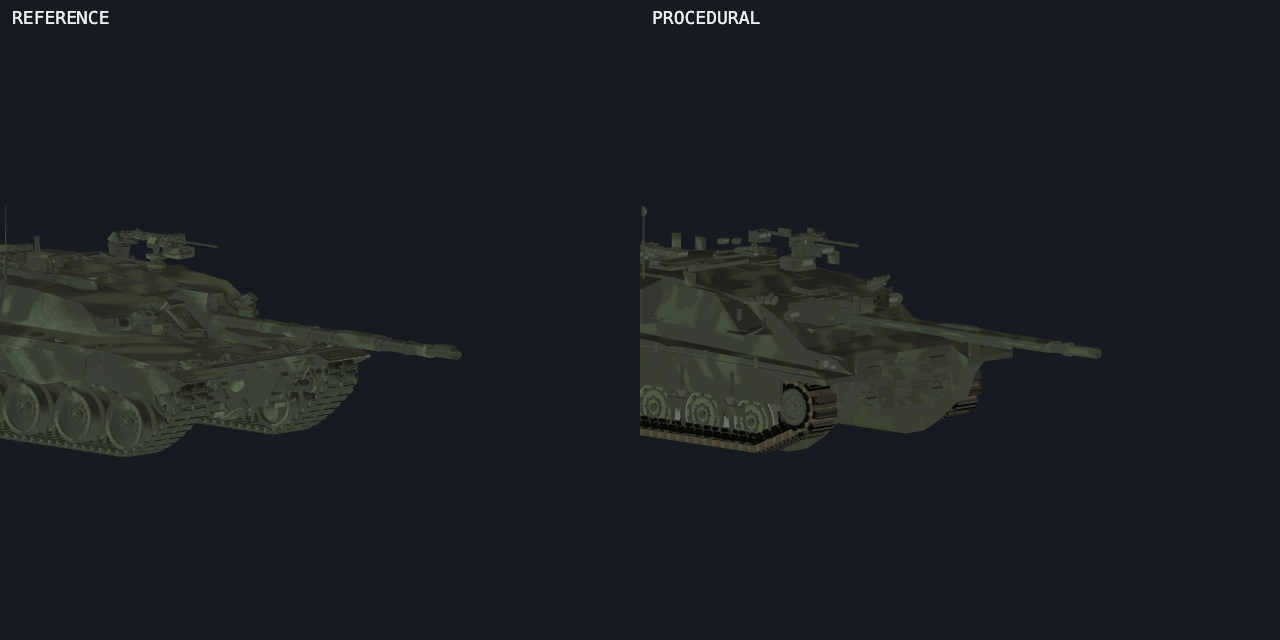
#> input picture shots/critic-challenger2-graduation/close-front.png, 1280 x 640 px, given in place of view-top.png, which was not available
$ python tmp-rev-critic-measure.py ../shots/critic-challenger2-graduation
#> lines starting #> are read from the running program, lines starting #| are printed output that depends on the picture; after the words box and inside, x2 and y2 are one past the last pixel; in counts of white or black regions, pixels touching at a corner belong together; pictures that were not available may be replaced by others from this repository, and a replacement may not be noted
# TEMP (leo2_revolution r7 independent critic): measurement helpers on the
# fresh critic pairs at shots/critic-leo2_revolution/.
#  - pairs are 1280x640 (REF left half, PROC right half), bg 0x151b20
#  - MASK-METHOD sky claims: |px - (0x15,0x1b,0x20)| maxch <= 13
#  - border-flood (B2): flood the sky from the border of the PROC half in
#    the top + hero-toptilt views; report enclosed sky cells (holes)
#  - ITU-601 luma rects for tone claims, with coordinates
# Usage: python3 tools/tmp-rev-critic-measure.py [shotdir]
import sys, json
from PIL import Image
import numpy as np

SHOTS = sys.argv[1] if len(sys.argv) > 1 else 'shots/critic-leo2_revolution'
BG = np.array([0x15, 0x1b, 0x20], dtype=np.int16)

def halves(name):
    im = np.asarray(Image.open(f'{SHOTS}/{name}.png').convert('RGB'), dtype=np.int16)
    h, w, _ = im.shape
    return im[:, :w // 2], im[:, w // 2:]

def skymask(img):
    return (np.abs(img - BG).max(axis=2) <= 13)

def flood_border(sky):
    # BFS flood from every border sky pixel; return enclosed sky (holes)
    from collections import deque
    h, w = sky.shape
    seen = np.zeros_like(sky, dtype=bool)
    dq = deque()
    for x in range(w):
        for y in (0, h - 1):
            if sky[y, x] and not seen[y, x]: seen[y, x] = True; dq.append((y, x))
    for y in range(h):
        for x in (0, w - 1):
            if sky[y, x] and not seen[y, x]: seen[y, x] = True; dq.append((y, x))
    while dq:
        y, x = dq.popleft()
        for dy, dx in ((1,0),(-1,0),(0,1),(0,-1)):
            ny, nx = y + dy, x + dx
            if 0 <= ny < h and 0 <= nx < w and sky[ny, nx] and not seen[ny, nx]:
                seen[ny, nx] = True; dq.append((ny, nx))
    holes = sky & ~seen
    return holes

def hole_report(name):
    for side, img in zip(('REF', 'PROC'), halves(name)):
        sky = skymask(img)
        holes = flood_border(sky)
        n = int(holes.sum())
        out = f'{name} {side}: enclosed-sky px {n}'
        if n:
            ys, xs = np.nonzero(holes)
            out += f' bbox y{ys.min()}..{ys.max()} x{xs.min()}..{xs.max()}'
            # blob census (4-connected)
            from collections import deque
            lab = np.zeros_like(holes, dtype=np.int32)
            nxt = 0
            blobs = []
            for (yy, xx) in zip(ys, xs):
                if lab[yy, xx]: continue
                nxt += 1
                dq2 = deque([(yy, xx)]); lab[yy, xx] = nxt; c = 0
                y0b, y1b, x0b, x1b = yy, yy, xx, xx
                while dq2:
                    cy, cx = dq2.popleft(); c += 1
                    y0b, y1b = min(y0b, cy), max(y1b, cy)
                    x0b, x1b = min(x0b, cx), max(x1b, cx)
                    for dy, dx in ((1,0),(-1,0),(0,1),(0,-1)):
                        ny2, nx2 = cy + dy, cx + dx
                        if 0 <= ny2 < holes.shape[0] and 0 <= nx2 < holes.shape[1] \
                           and holes[ny2, nx2] and not lab[ny2, nx2]:
                            lab[ny2, nx2] = nxt; dq2.append((ny2, nx2))
                blobs.append((c, y0b, y1b, x0b, x1b))
            blobs.sort(reverse=True)
            for c, y0b, y1b, x0b, x1b in blobs[:8]:
                out += f'\n    blob {c}px y{y0b}..{y1b} x{x0b}..{x1b}'
        print(out)

def luma(img):
    f = img.astype(np.float32)
    return 0.299 * f[..., 0] + 0.587 * f[..., 1] + 0.114 * f[..., 2]

def rect_stats(name, side, x0, x1, y0, y1, label=''):
    ref, proc = halves(name)
    img = ref if side == 'REF' else proc
    L = luma(img[y0:y1, x0:x1])
    m = skymask(img[y0:y1, x0:x1])
    body = L[~m]
    if body.size == 0:
        print(f'{name} {side} [{x0}:{x1}]x[{y0}:{y1}] {label}: ALL SKY'); return
    print(f'{name} {side} [{x0}:{x1}]x[{y0}:{y1}] {label}: med {np.median(body):.1f} '
          f'p5 {np.percentile(body, 5):.1f} p95 {np.percentile(body, 95):.1f} '
          f'sd {body.std():.2f} skypx {int(m.sum())}')

if __name__ == '__main__':
    for v in ('view-top', 'hero-toptilt', 'view-front', 'view-left', 'view-rear'):
        try:
            hole_report(v)
#> in skymask, `return (np.abs(img - BG).max(axis=2) <= 13)`:
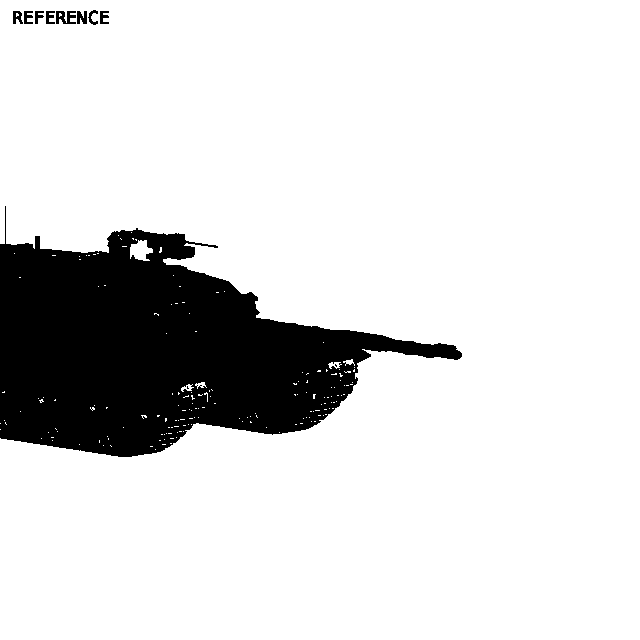
#> returned value: shape (640, 640) bool; 85.4% white; 11 black regions (2 under 20 px), largest, box (x1, y1, x2, y2) and area: (0, 206, 462, 457) 59214, (56, 11, 76, 24) 174, (77, 11, 87, 24) 102
#> in hole_report, `sky = skymask(img)`:
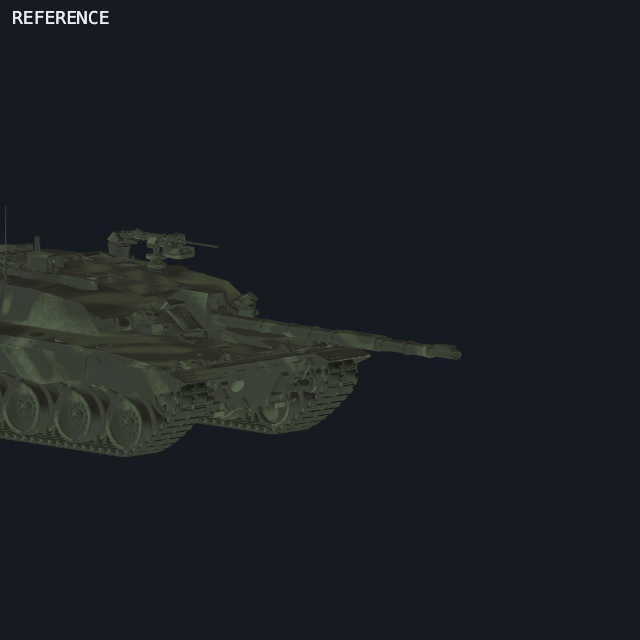
#> img: shape (640, 640, 3) int16; mean of channels 0, 1, 2 26.3, 32.2, 34.7; drawn as R, G, B
#> after the loop in flood_border, `for x in range(w):`:
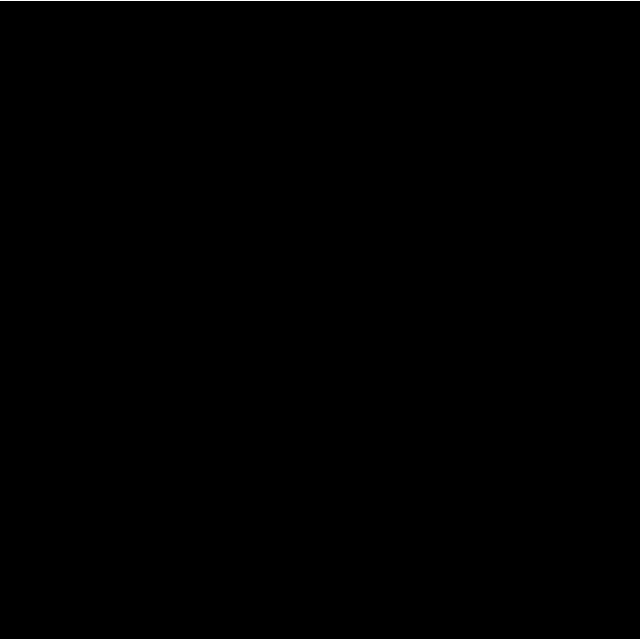
#> seen: shape (640, 640) bool; 0.31% white in thin lines or dots
#> after the loop in flood_border, `for y in range(h):`:
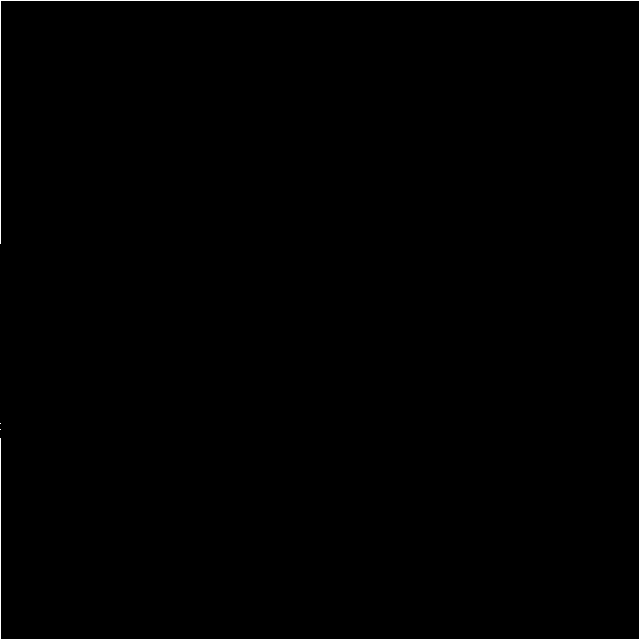
#> seen: shape (640, 640) bool; 0.58% white in thin lines or dots
#> after the loop in flood_border, `while dq:`:
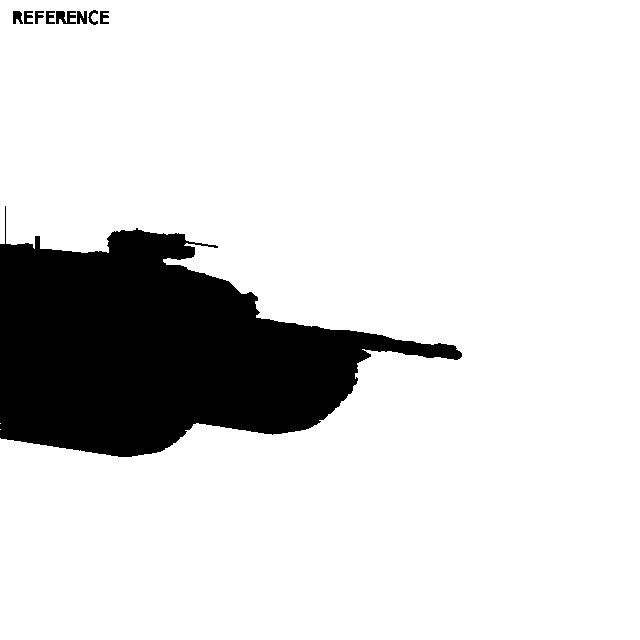
#> seen: shape (640, 640) bool; 85.1% white; 9 black regions, largest, box (x1, y1, x2, y2) and area: (0, 206, 462, 457) 60163, (56, 11, 76, 24) 183, (77, 11, 87, 24) 102
#> in flood_border, `holes = sky & ~seen`:
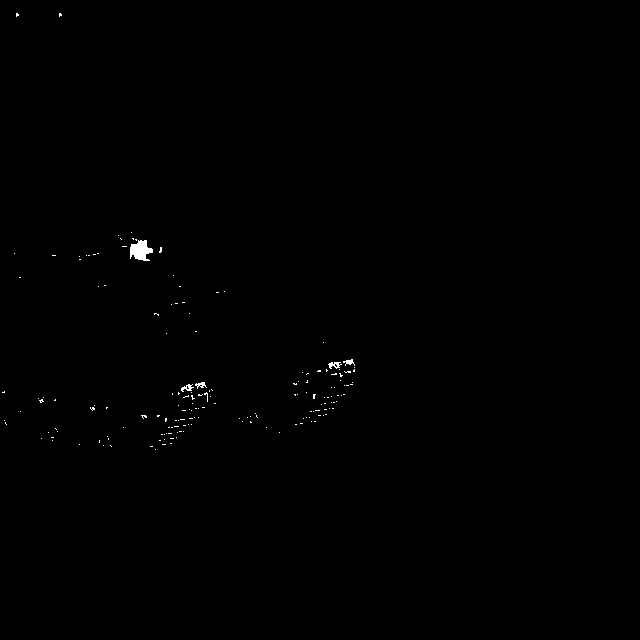
#> holes: shape (640, 640) bool; 0.23% white; 170 white regions (165 under 20 px), largest, box (x1, y1, x2, y2) and area: (130, 240, 153, 261) 319, (328, 362, 342, 369) 56, (181, 384, 194, 392) 51, (343, 359, 355, 366) 42, (195, 382, 207, 389) 42
#> in hole_report, `n = int(holes.sum())`: n = 959
#> in hole_report, `out = f'{name} {side}: enclosed-sky px {n}'`: out = 'view-top REF: enclosed-sky px 959'
#> in hole_report, `ys, xs = np.nonzero(holes)`: ys = 959 values from 13 to 449; xs = 959 values, max 354 at index 481, min 2 at index 678, mean 192.2
#> the loop in hole_report, `for (yy, xx) in zip(ys, xs):` made 959 passes
#> (yy, xx) on passes 2, 4, 5: (13, 17), (13, 60), (14, 16)
#> after the loop in hole_report, `for (yy, xx) in zip(ys, xs):`: lab: shape (640, 640) int32; 192 distinct labels, from 0 to 191
#> after the loop in hole_report, `for (yy, xx) in zip(ys, xs):`: blobs = 191 items, first 6: (9, 13, 16, 16, 18), (9, 13, 16, 59, 61), (1, 232, 232, 131, 131), (1, 235, 235, 118, 118), (1, 238, 238, 120, 120), (3, 238, 239, 132, 133); nxt = 191
#> the loop in hole_report, `for c, y0b, y1b, x0b, x1b in blobs[:8]:` made 8 passes
#> (c, y0b, y1b, x0b, x1b) on passes 1 to 8: (319, 240, 260, 130, 152), (54, 362, 368, 328, 340), (50, 384, 391, 181, 193), (41, 382, 388, 195, 205), (38, 359, 364, 343, 353), (15, 392, 401, 204, 207), (13, 247, 252, 159, 161), (12, 415, 417, 141, 146)
#| view-top REF: enclosed-sky px 959 bbox y13..449 x2..354
#|     blob 319px y240..260 x130..152
#|     blob 54px y362..368 x328..340
#|     blob 50px y384..391 x181..193
#|     blob 41px y382..388 x195..205
#|     blob 38px y359..364 x343..353
#|     blob 15px y392..401 x204..207
#|     blob 13px y247..252 x159..161
#|     blob 12px y415..417 x141..146
        except FileNotFoundError:
            print(f'{v}: MISSING')
#> pass 2 of the loop `for v in ('view-top', 'hero-toptilt', 'view-front', 'view-left', 'view..`:
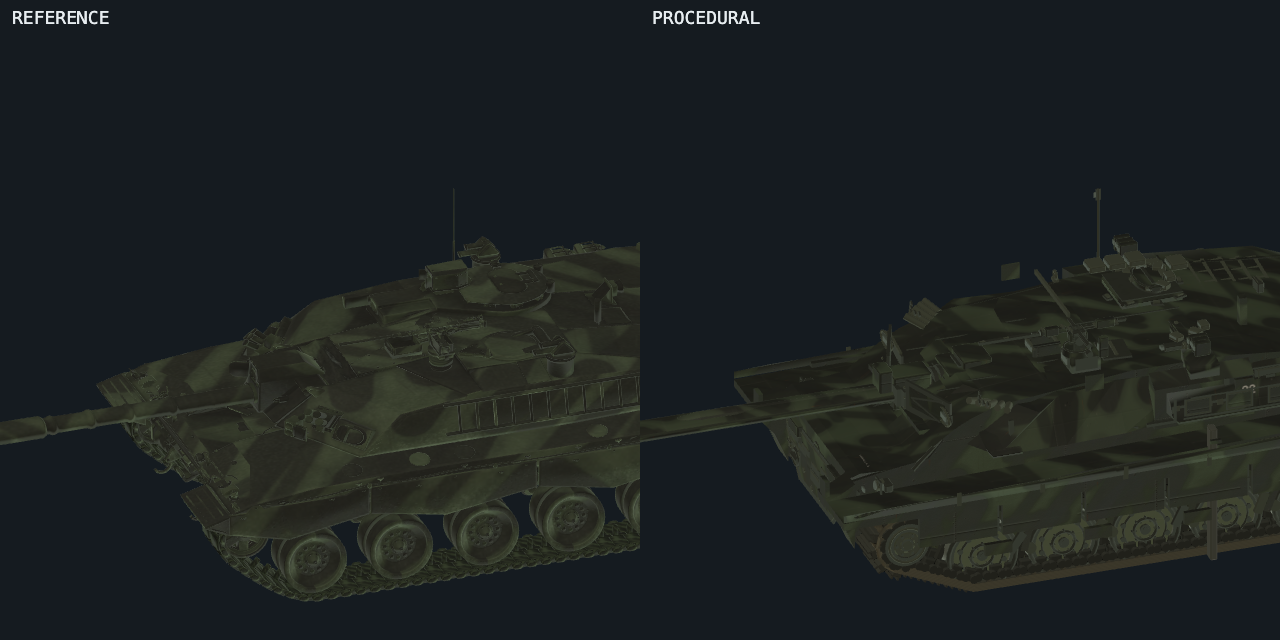
#> input picture shots/critic-challenger2-graduation/close-roof.png, 1280 x 640 px, given in place of hero-toptilt.png, which was not available
#> in skymask (call 3), `return (np.abs(img - BG).max(axis=2) <= 13)`:
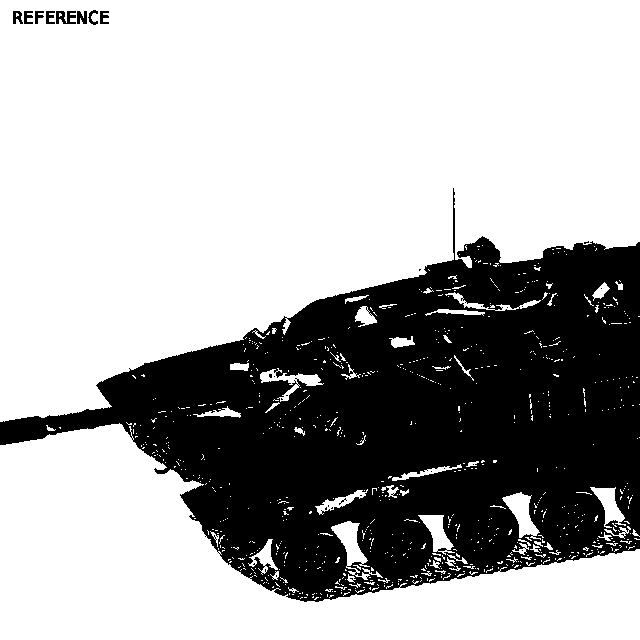
#> returned value: shape (640, 640) bool; 67.9% white; 29 black regions (20 under 20 px), largest, box (x1, y1, x2, y2) and area: (0, 188, 640, 602) 130816, (56, 11, 76, 24) 174, (77, 11, 87, 24) 102
#> holes: shape (640, 640) bool; 2.6% white; 801 white regions (740 under 20 px), largest, box (x1, y1, x2, y2) and area: (331, 521, 383, 580) 937, (502, 492, 541, 540) 818, (418, 515, 455, 555) 655
#> n = 10490
#> out = 'hero-toptilt REF: enclosed-sky px 10490'
#> ys = 10490 values from 13 to 599; xs = 10490 values, max 638 at index 7553, min 16 at index 0, mean 415.8
#> the loop in hole_report (call 2), `for (yy, xx) in zip(ys, xs):` made 10490 passes
#> after the loop in hole_report (call 2), `for (yy, xx) in zip(ys, xs):`:
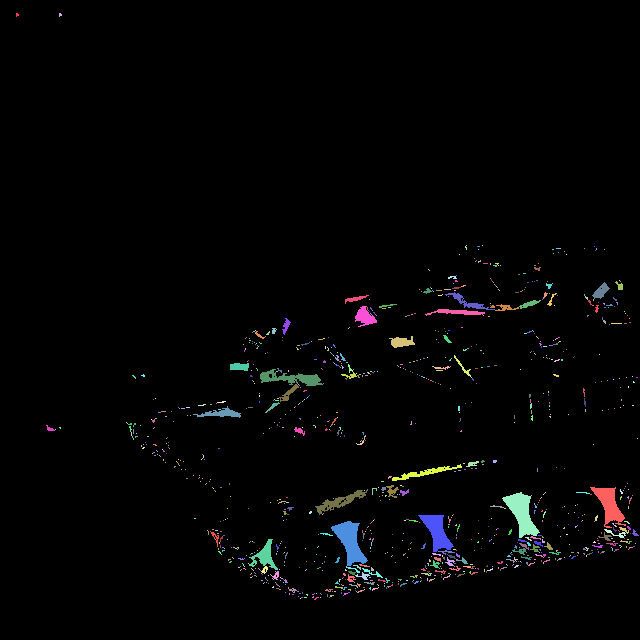
#> lab: shape (640, 640) int32; 1146 distinct labels, from 0 to 1145; one colour per label, 0 black
#> after the loop in hole_report (call 2), `for (yy, xx) in zip(ys, xs):`: blobs = 1145 items, first 6: (9, 13, 16, 16, 18), (9, 13, 16, 59, 61), (1, 245, 245, 466, 466), (1, 245, 245, 482, 482), (5, 246, 249, 465, 466), (3, 246, 246, 477, 479); nxt = 1145
#> the loop in hole_report (call 2), `for c, y0b, y1b, x0b, x1b in blobs[:8]:` made 8 passes
#> (c, y0b, y1b, x0b, x1b) on passes 1 to 8: (800, 492, 537, 502, 539), (781, 521, 565, 331, 367), (638, 487, 527, 590, 625), (626, 515, 551, 418, 453), (499, 369, 385, 260, 322), (386, 489, 514, 315, 367), (333, 539, 569, 249, 277), (286, 464, 480, 392, 461)
#| hero-toptilt REF: enclosed-sky px 10490 bbox y13..599 x16..638
#|     blob 800px y492..537 x502..539
#|     blob 781px y521..565 x331..367
#|     blob 638px y487..527 x590..625
#|     blob 626px y515..551 x418..453
#|     blob 499px y369..385 x260..322
#> (further printed lines are left out)
